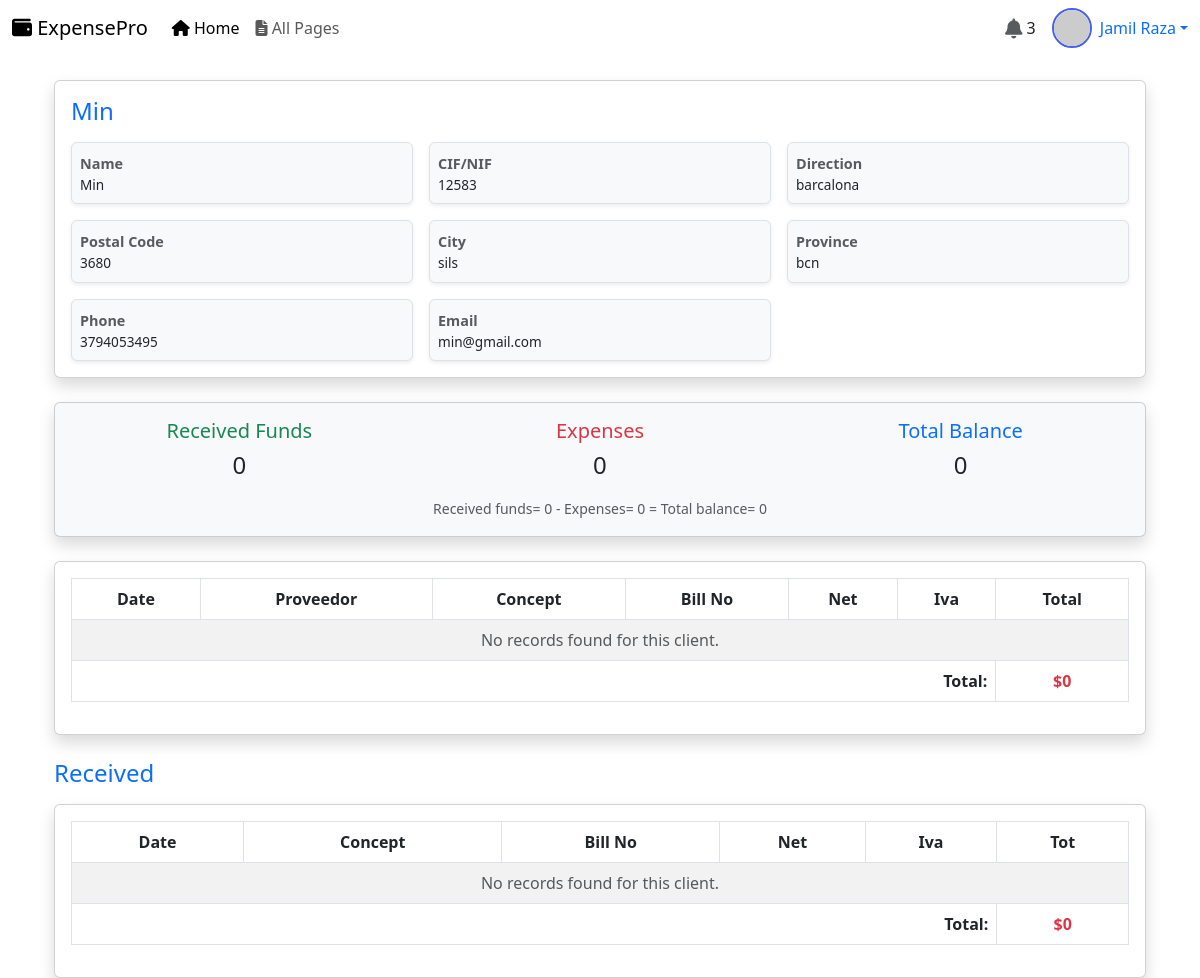
Screenshot of /client/38/history (signed in) with the database file from the repository.
### app/models.py (models this page shows, shortened)
class Client_details(models.Model):
    name = models.CharField(max_length=255)
    cif_nif = models.CharField(max_length=50, unique=True)
    direction = models.TextField()
    postal_code = models.CharField(max_length=6)
    city = models.CharField(max_length=100)
    province = models.CharField(max_length=100)
    phone = models.CharField(max_length=15)
    email = models.EmailField(unique=True)

### app/views.py (the view)
# urls.py: path('client/<int:client_id>/history',views.client_history, name='client_history'),
@custom_login_required
def client_history(request,client_id):
    client = get_object_or_404(Client_details, id=client_id)
    expenses = Expense.objects.filter(client_id=client_id).order_by('-date')
    funds_recevied = Funds.objects.filter(client_id= client_id).order_by('-date')
    total_sum = expenses.aggregate(total_sum=Sum('total'))['total_sum'] or 0
    tsf =funds_recevied.aggregate(tsf=Sum('total'))['tsf'] or 0
    remaining_balance = tsf - total_sum
    context = {
        'client': client,
        'expenses': expenses,
        'total_sum': total_sum,
        'funds_recevied' : funds_recevied,
        'tsf' : tsf,
        'remaining_balance' : remaining_balance,
    }
    return render(request , 'client_history.html',context)

### app/views.py (called while the page is built)
def custom_login_required(view_func):
    @wraps(view_func)
    def wrapper(request, *args, **kwargs):
        if request.user.is_authenticated:
            return view_func(request, *args, **kwargs)
        else:
            return render(request, 'page_not_found.html', status=401)  # or custom template
    return wrapper

### template/client_history.html
{% extends "base.html" %}
{% block content %}
<div class="container mt-4">
    <div class="card shadow p-3 mb-4">
        <h3 class="text-primary mb-3" style="font-size: 1.5rem;">{{ client.name }}</h3>
        <div class="row g-3">
            <div class="col-sm-6 col-md-4">
                <div class="border rounded p-2 bg-light shadow-sm">
                    <strong class="text-muted" style="font-size: 0.9rem;">Name</strong>
                    <div style="font-size: 0.85rem;">{{client.name}}</div>
                </div>
            </div>
            <div class="col-sm-6 col-md-4">
                <div class="border rounded p-2 bg-light shadow-sm">
                    <strong class="text-muted" style="font-size: 0.9rem;">CIF/NIF</strong>
                    <div style="font-size: 0.85rem;">{{ client.cif_nif }}</div>
                </div>
            </div>
            <div class="col-sm-6 col-md-4">
                <div class="border rounded p-2 bg-light shadow-sm">
                    <strong class="text-muted" style="font-size: 0.9rem;">Direction</strong>
                    <div style="font-size: 0.85rem;">{{ client.direction }}</div>
                </div>
            </div>
            <div class="col-sm-6 col-md-4">
                <div class="border rounded p-2 bg-light shadow-sm">
                    <strong class="text-muted" style="font-size: 0.9rem;">Postal Code</strong>
                    <div style="font-size: 0.85rem;">{{ client.postal_code }}</div>
                </div>
            </div>
            <div class="col-sm-6 col-md-4">
                <div class="border rounded p-2 bg-light shadow-sm">
                    <strong class="text-muted" style="font-size: 0.9rem;">City</strong>
                    <div style="font-size: 0.85rem;">{{ client.city }}</div>
                </div>
            </div>
            <div class="col-sm-6 col-md-4">
                <div class="border rounded p-2 bg-light shadow-sm">
                    <strong class="text-muted" style="font-size: 0.9rem;">Province</strong>
                    <div style="font-size: 0.85rem;">{{ client.province }}</div>
                </div>
            </div>
            <div class="col-sm-6 col-md-4">
                <div class="border rounded p-2 bg-light shadow-sm">
                    <strong class="text-muted" style="font-size: 0.9rem;">Phone</strong>
                    <div style="font-size: 0.85rem;">{{ client.phone }}</div>
                </div>
            </div>
            <div class="col-sm-6 col-md-4">
                <div class="border rounded p-2 bg-light shadow-sm">
                    <strong class="text-muted" style="font-size: 0.9rem;">Email</strong>
                    <div style="font-size: 0.85rem;">{{ client.email }}</div>
                </div>
            </div>
        </div>
    </div>
    <div class="card shadow p-3 mb-4 bg-light">
        <div class="row text-center">
            <div class="col-md-4">
                <h5 class="text-success">Received Funds</h5>
                <h4>{{ tsf}}</h4>
            </div>
            <div class="col-md-4">
                <h5 class="text-danger">Expenses</h5>
                <h4>{{total_sum}}</h4>
            </div>
            <div class="col-md-4">
                <h5 class="text-primary">Total Balance</h5>
                <h4>{{remaining_balance}}</h4>
            </div>
        </div>
        <div class="text-center mt-2">
            <small class="text-muted">Received funds= {{tsf}} - Expenses= {{total_sum}} = Total balance= {{remaining_balance}}</small>
        </div>
    </div>
    <div class="card shadow p-3 mb-4">
        <div class="table-responsive">
            <table class="table table-bordered table-striped">
                <thead class="bg-secondary text-white text-center">
                    <tr>
                        <th>Date</th>
                        <th>Proveedor</th>
                        <th>Concept</th>
                        <th>Bill No</th>
                        <th>Net</th>
                        <th>Iva</th>
                        <th>Total</th>
                    </tr>
                </thead>
                <tbody>
                    {% for expense in expenses %}
                    <tr class="text-center">
                        <td>{{ expense.date }}</td>
                        <td>{{ expense.provider.name }}</td>
                        <td>{{ expense.concept }}</td>
                        <td>{{ expense.bill_no }}</td>
                        <td>${{ expense.neto }}</td>
                        <td>${{ expense.iva }}</td>
                        <td class="text-danger"><strong>${{ expense.total }}</strong></td>
                    </tr>
                    {% empty %}
                    <tr>
                        <td colspan="7" class="text-center text-muted">No records found for this client.</td>
                    </tr>
                    {% endfor %}
                    <tr class="text-center bg-light">
                        <td colspan="6" class="text-end"><strong>Total:</strong></td>
                        <td class="text-danger"><strong>${{ total_sum }}</strong></td>
                    </tr>
                </tbody>
            </table>
        </div>
    </div>
    <h3 class="text-primary mb-3" style="font-size: 1.5rem;">Received</h3>
    <div class="card shadow p-3">
        <div class="table-responsive">
            <table class="table table-bordered table-striped">
                <thead class="bg-secondary text-white text-center">
                    <tr>
                        <th>Date</th>
                        <th>Concept</th>
                        <th>Bill No</th>
                        <th>Net</th>
                        <th>Iva</th>
                        <th>Tot</th>
                    </tr>
                </thead>
                <tbody>
                    {% for fund in funds_recevied%}
                    <tr class="text-center">
                        <td>{{ fund.date }}</td>
                        <td>{{ fund.concept }}</td>
                        <td>{{ fund.bill_no }}</td>
                        <td>${{ fund.neto }}</td>
                        <td>${{ fund.iva }}</td>
                        <td class="text-danger"><strong>${{ fund.total }}</strong></td>
                    </tr>
                    {% empty %}
                    <tr>
                        <td colspan="6" class="text-center text-muted">No records found for this client.</td>
                    </tr>
                    {% endfor %}
                    <tr class="text-center bg-light">
                        <td colspan="5" class="text-end"><strong>Total:</strong></td>
                        <td class="text-danger"><strong>${{ tsf }}</strong></td>
                    </tr>
                </tbody>
            </table>
        </div>
    </div>
</div>
{% endblock %}

### template/base.html (style rules this page uses)
:root { --primary-color: #4361ee; --secondary-color: #3a0ca3; --light-color: #f8f9fa; --dark-color: #212529; }
body { font-family: 'Segoe UI', Tahoma, Geneva, Verdana, sans-serif; }

### rows the page displays
Client_details: name "Min", cif_nif "12583", direction "barcalona", postal_code "3680", city "sils", province "bcn", phone "3794053495", email "min@gmail.com"

### other values shown
{{ tsf }} "0"
{{ total_sum }} "0"
{{ remaining_balance }} "0"
